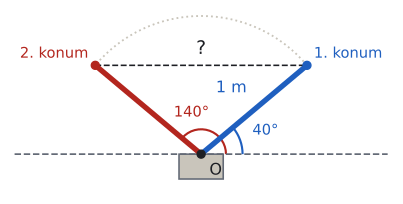

This chart was generated by the following Python code:
import sys; sys.path.insert(0, "tools")
from cizim import *

def P(x, y): return np.array([x, y], float)
def kutup(derece, r=1.0): return P(r * np.cos(np.radians(derece)), r * np.sin(np.radians(derece)))
def cember(ax, x=(-1.45, 1.45), y=(-1.45, 1.45), eksen_adi=True):
    """Orijin merkezli birim çember ve oklu eksenler."""
    ax.set_aspect("equal"); ax.axis("off")
    t = np.linspace(0, 2 * np.pi, 400)
    ax.plot(np.cos(t), np.sin(t), color=YAZI, lw=2, zorder=2)
    ok = dict(arrowstyle="-|>", color=SOLUK, lw=1.3, mutation_scale=12)
    ax.annotate("", xy=(x[1], 0), xytext=(x[0], 0), arrowprops=ok)
    ax.annotate("", xy=(0, y[1]), xytext=(0, y[0]), arrowprops=ok)
    if eksen_adi:
        ax.text(x[1], -0.08, "x", ha="center", va="top", color=SOLUK, fontsize=12)
        ax.text(0.08, y[1], "y", ha="left", va="center", color=SOLUK, fontsize=12)
    ax.set_xlim(x[0] - 0.05, x[1] + 0.12); ax.set_ylim(y[0] - 0.05, y[1] + 0.1)
def dik(ax, K, A, B, s=0.08, renk=SOLUK):
    """K köşesinde KA ile KB arasındaki dik açı işareti."""
    K, A, B = P(*K), P(*A), P(*B)
    u = (A - K) / np.linalg.norm(A - K) * s; v = (B - K) / np.linalg.norm(B - K) * s
    ax.plot(*zip(K + u, K + u + v, K + v), color=renk, lw=1.2)
def yay(ax, a1, a2, r, ad="", renk=MAVI, k=1.55, fs=12):
    """Orijinde a1 dereceden a2 dereceye (saat yönünün tersine) açı yayı."""
    ax.add_patch(patches.Arc((0, 0), 2 * r, 2 * r, theta1=a1, theta2=a2, color=renk, lw=1.6))
    if ad:
        m = np.radians((a1 + a2) / 2)
        ax.text(k * r * np.cos(m), k * r * np.sin(m), ad, ha="center", va="center", color=renk, fontsize=fs)
def nok(ax, xy, renk=YAZI, ms=6): ax.plot(*xy, "o", color=renk, markersize=ms, zorder=5)
def yaz(ax, xy, metin, renk=YAZI, fs=13, **k): ax.text(xy[0], xy[1], metin, color=renk, fontsize=fs, **k)
def kontrol(ad, K): print(ad, np.round(K, 4), "x²+y² =", round(float(K @ K), 6))

# Alıştırma 11: 1 m'lik kol O'da; önce 40°, sonra 140°. Uçlar aynı yükseklikte; yatay fark 2·cos 40°.
O = P(0, 0); U1, U2 = kutup(40), kutup(140); print("U1", np.round(U1, 4), "U2", np.round(U2, 4), "fark", round(U1[0] - U2[0], 4))
fig, ax = sekil(5.2, 3.2); ax.set_aspect("equal"); ax.axis("off")
ax.plot([-1.35, 1.35], [0, 0], color=SOLUK, lw=1.3, ls="--")
ax.add_patch(patches.Rectangle((-0.16, -0.18), 0.32, 0.18, facecolor=CIZGI, edgecolor=SOLUK, lw=1.2))
ax.add_patch(patches.Arc(O, 2, 2, theta1=40, theta2=140, color=CIZGI, lw=1.4, ls=":"))
ax.plot(*zip(O, U1), color=MAVI, lw=4, solid_capstyle="round"); ax.plot(*zip(O, U2), color=KIRMIZI, lw=4, solid_capstyle="round")
nok(ax, O); nok(ax, U1, MAVI); nok(ax, U2, KIRMIZI)
ax.plot([U2[0], U1[0]], [U1[1], U1[1]], color=YAZI, lw=1.2, ls="--")
yaz(ax, P(0, U1[1] + 0.05), "?", ha="center", va="bottom", fs=14)
yay(ax, 0, 40, 0.3, "40°", renk=MAVI, k=1.65, fs=11)
yay(ax, 0, 140, 0.18, renk=KIRMIZI); yaz(ax, P(-0.07, 0.3), "140°", KIRMIZI, ha="center", va="center", fs=11)
yaz(ax, P(0.33, 0.42), "1 m", MAVI, ha="right", va="bottom", fs=12)
yaz(ax, U1 + P(0.05, 0.03), "1. konum", MAVI, ha="left", va="bottom", fs=11)
yaz(ax, U2 + P(-0.05, 0.03), "2. konum", KIRMIZI, ha="right", va="bottom", fs=11)
yaz(ax, P(0.06, -0.06), "O", ha="left", va="top", fs=12)
ax.set_xlim(-1.4, 1.4); ax.set_ylim(-0.3, 1.06)
kaydet(fig, __file__)
